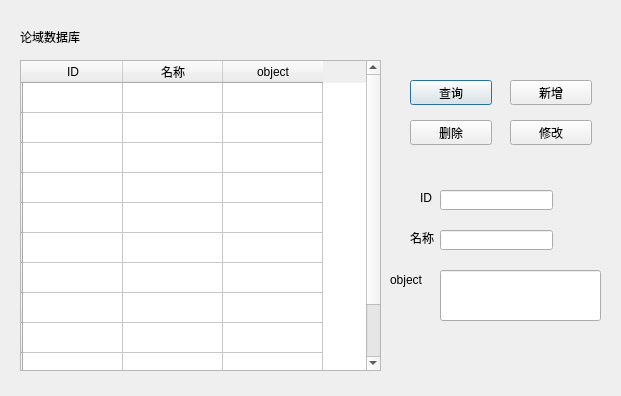
<?xml version="1.0" encoding="UTF-8"?>
<ui version="4.0">
 <class>Dialog7</class>
 <widget class="QDialog" name="Dialog7">
  <property name="geometry">
   <rect>
    <x>0</x>
    <y>0</y>
    <width>621</width>
    <height>396</height>
   </rect>
  </property>
  <property name="windowTitle">
   <string>论域数据库</string>
  </property>
  <widget class="QTableWidget" name="tableWidget">
   <property name="geometry">
    <rect>
     <x>20</x>
     <y>60</y>
     <width>361</width>
     <height>311</height>
    </rect>
   </property>
   <row>
    <property name="text">
     <string/>
    </property>
   </row>
   <row>
    <property name="text">
     <string/>
    </property>
   </row>
   <row>
    <property name="text">
     <string/>
    </property>
   </row>
   <row>
    <property name="text">
     <string/>
    </property>
   </row>
   <row>
    <property name="text">
     <string/>
    </property>
   </row>
   <row>
    <property name="text">
     <string/>
    </property>
   </row>
   <row>
    <property name="text">
     <string/>
    </property>
   </row>
   <row>
    <property name="text">
     <string/>
    </property>
   </row>
   <row>
    <property name="text">
     <string/>
    </property>
   </row>
   <row>
    <property name="text">
     <string/>
    </property>
   </row>
   <row>
    <property name="text">
     <string/>
    </property>
   </row>
   <column>
    <property name="text">
     <string>ID</string>
    </property>
   </column>
   <column>
    <property name="text">
     <string>名称</string>
    </property>
   </column>
   <column>
    <property name="text">
     <string>object</string>
    </property>
   </column>
  </widget>
  <widget class="QLabel" name="label">
   <property name="geometry">
    <rect>
     <x>20</x>
     <y>30</y>
     <width>63</width>
     <height>13</height>
    </rect>
   </property>
   <property name="text">
    <string>论域数据库</string>
   </property>
  </widget>
  <widget class="QPushButton" name="pushButton">
   <property name="geometry">
    <rect>
     <x>410</x>
     <y>80</y>
     <width>82</width>
     <height>25</height>
    </rect>
   </property>
   <property name="text">
    <string>查询</string>
   </property>
  </widget>
  <widget class="QPushButton" name="pushButton_2">
   <property name="geometry">
    <rect>
     <x>510</x>
     <y>80</y>
     <width>82</width>
     <height>25</height>
    </rect>
   </property>
   <property name="text">
    <string>新增</string>
   </property>
  </widget>
  <widget class="QPushButton" name="pushButton_3">
   <property name="geometry">
    <rect>
     <x>410</x>
     <y>120</y>
     <width>82</width>
     <height>25</height>
    </rect>
   </property>
   <property name="text">
    <string>删除</string>
   </property>
  </widget>
  <widget class="QPushButton" name="pushButton_4">
   <property name="geometry">
    <rect>
     <x>510</x>
     <y>120</y>
     <width>82</width>
     <height>25</height>
    </rect>
   </property>
   <property name="text">
    <string>修改</string>
   </property>
  </widget>
  <widget class="QLabel" name="label_2">
   <property name="geometry">
    <rect>
     <x>420</x>
     <y>190</y>
     <width>31</width>
     <height>16</height>
    </rect>
   </property>
   <property name="text">
    <string>ID</string>
   </property>
  </widget>
  <widget class="QLineEdit" name="lineEdit">
   <property name="geometry">
    <rect>
     <x>440</x>
     <y>190</y>
     <width>113</width>
     <height>20</height>
    </rect>
   </property>
  </widget>
  <widget class="QLabel" name="label_3">
   <property name="geometry">
    <rect>
     <x>410</x>
     <y>230</y>
     <width>31</width>
     <height>16</height>
    </rect>
   </property>
   <property name="text">
    <string>名称</string>
   </property>
  </widget>
  <widget class="QLineEdit" name="lineEdit_2">
   <property name="geometry">
    <rect>
     <x>440</x>
     <y>230</y>
     <width>113</width>
     <height>20</height>
    </rect>
   </property>
  </widget>
  <widget class="QLabel" name="label_4">
   <property name="geometry">
    <rect>
     <x>390</x>
     <y>270</y>
     <width>41</width>
     <height>20</height>
    </rect>
   </property>
   <property name="text">
    <string>object</string>
   </property>
  </widget>
  <widget class="QLineEdit" name="lineEdit_3">
   <property name="geometry">
    <rect>
     <x>440</x>
     <y>270</y>
     <width>161</width>
     <height>51</height>
    </rect>
   </property>
  </widget>
 </widget>
 <resources/>
 <connections/>
</ui>
